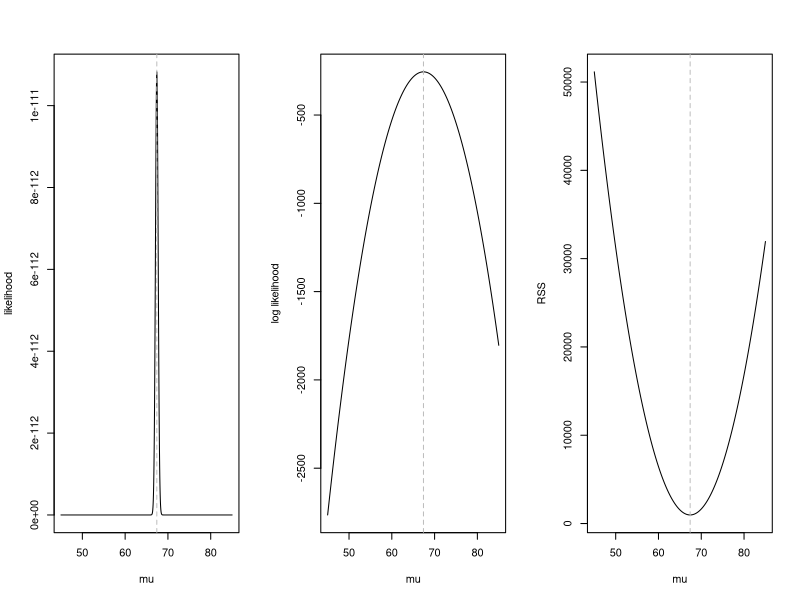
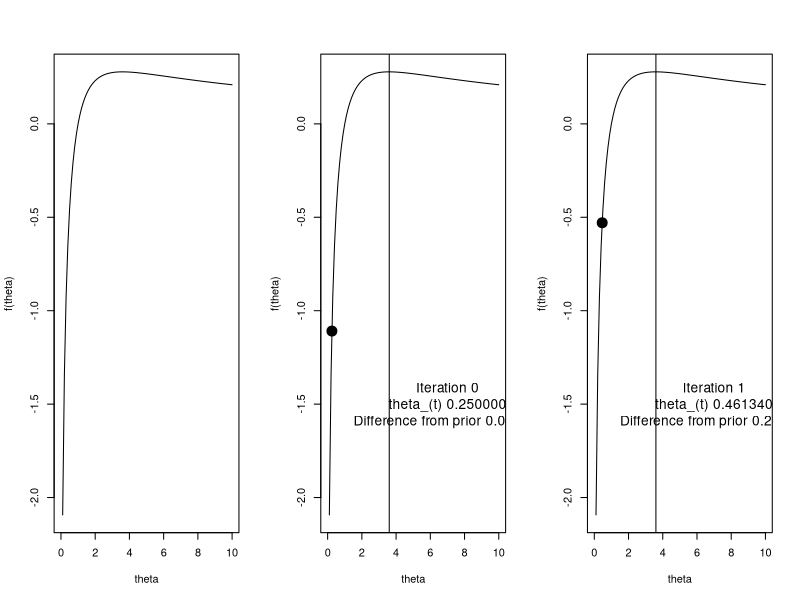
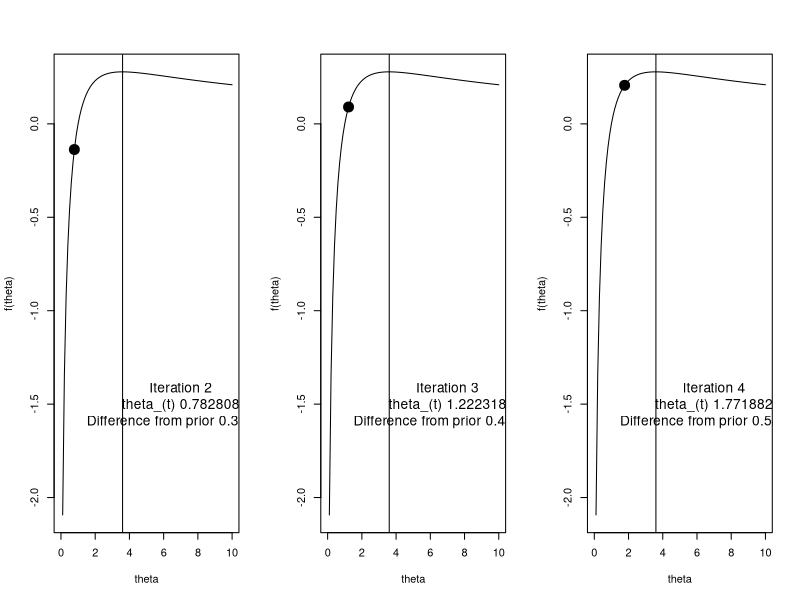
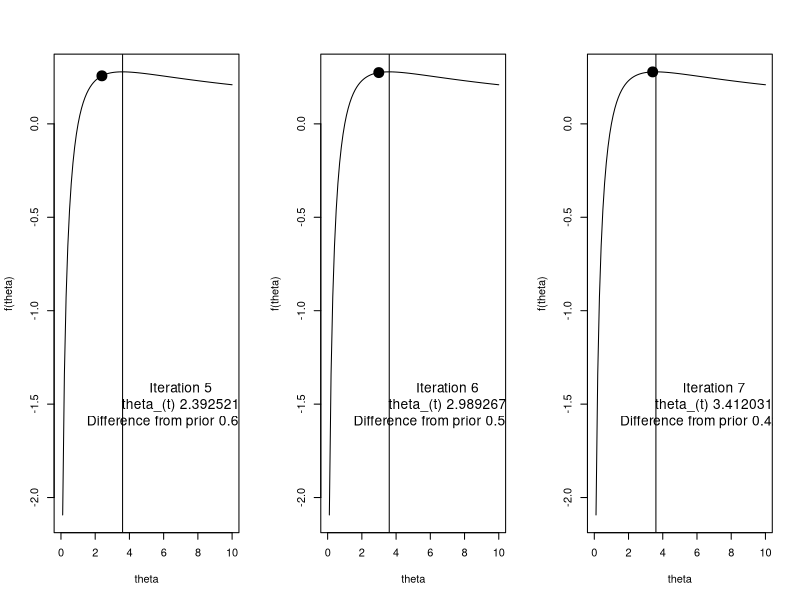
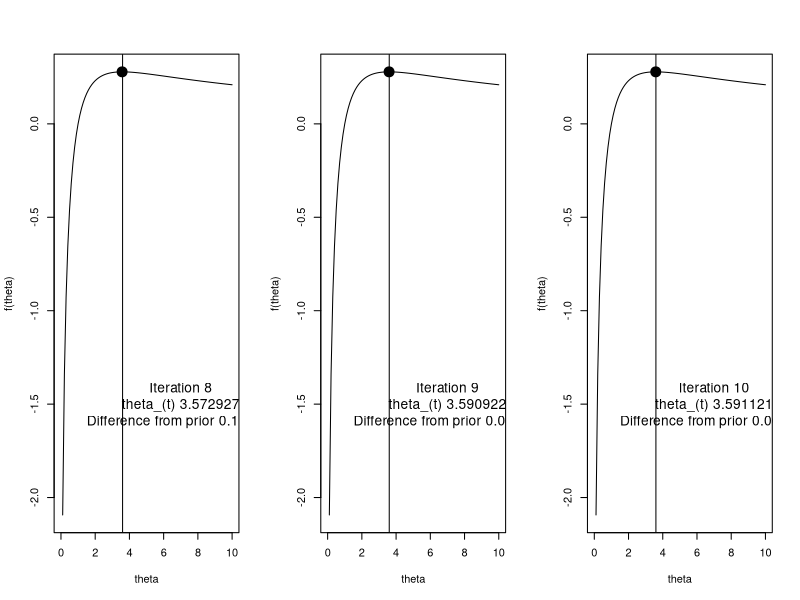
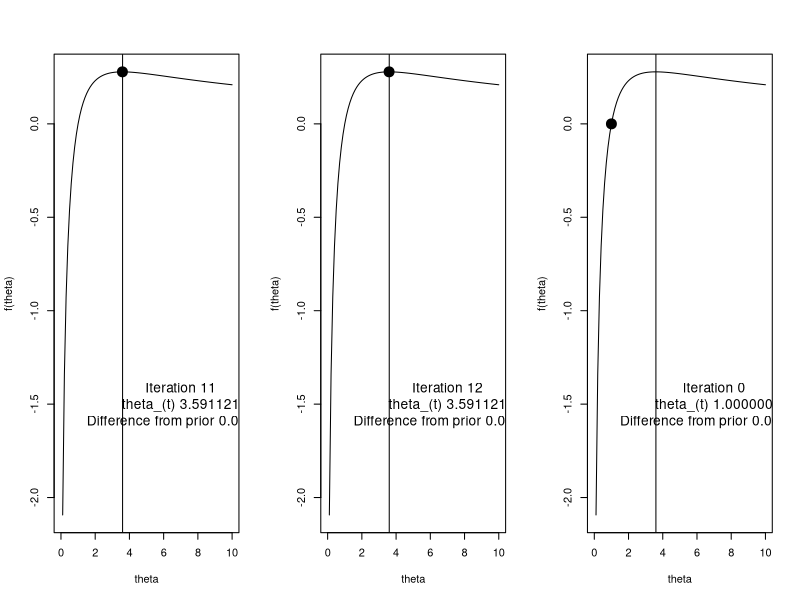
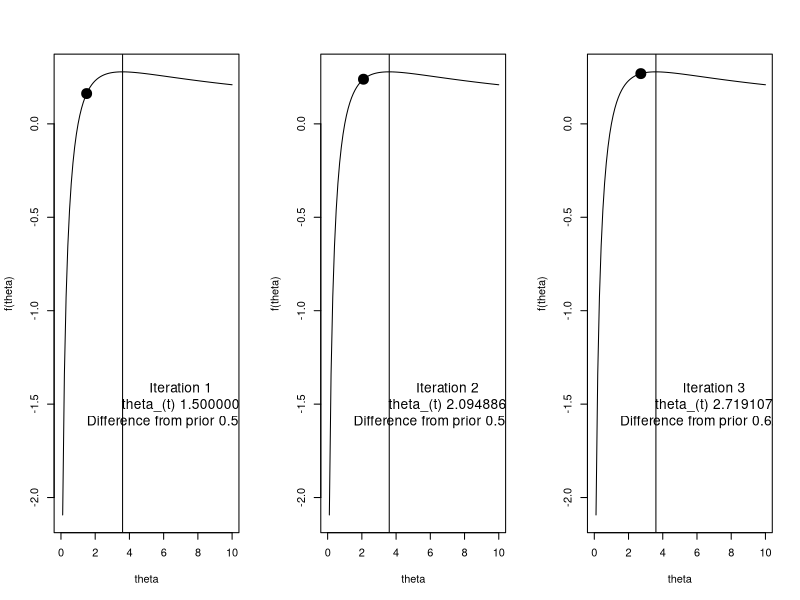
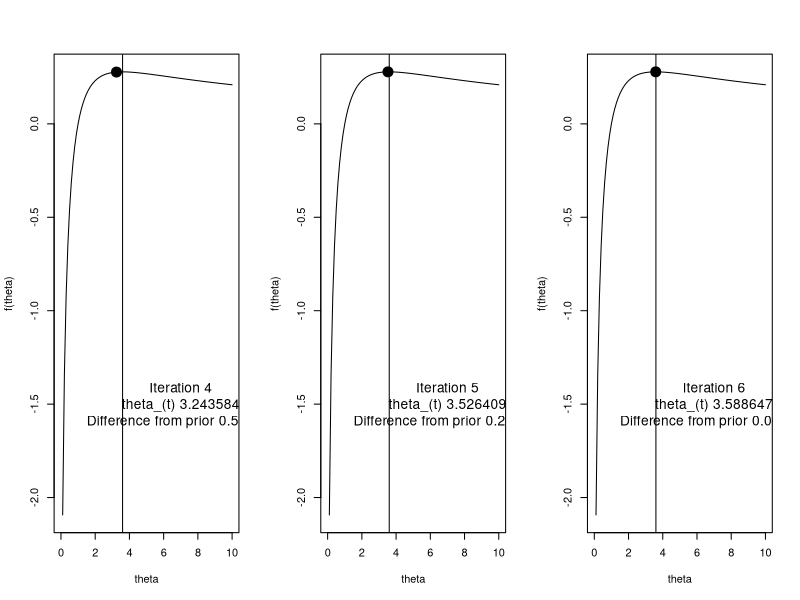

Generate these figures, in order, with R:
## ---- chunk 1
knitr::opts_chunk$set(echo = TRUE)
## ---- chunk 2
## set simulation parameters
mu = 67
sigma2 = 10
n = 100

## generate random normally distributed samples
y = rnorm(n, mu, sd = sqrt(sigma2))

## print MLE of mu, mu_hat
cat("mean of y\n")
(mean(y))

## print estimate of mu in linear model framework (intercept only model)
cat("beta_hat from intercept only linear model\n")
print(lm(y ~ 1)$coef)

## ---- chunk 3
## returns a vector of likelihood values over a given range of mu values
## helps for plotting later
lik = function(mu, sigma2, y) {
  # create empty vector
  likelihood.vector = rep(NA, length(mu))
  
  # for each mu, calculate the likelihood value
  for (i in 1:length(likelihood.vector)) {
    likelihood.vector[i] = prod(dnorm(y, mu[i], sqrt(sigma2)))
  }
  
  # return vector of likelihood values spanning range of mu
  return(likelihood.vector)
}

## define the log-likelihood function with respect to mu
loglik = function(mu, sigma2, y) {
  # create empty vector
  log.likelihood.vector = rep(NA, length(mu))
  
  # calculate log likelihood
  for (i in 1:length(log.likelihood.vector)) {
    log.likelihood.vector[i] = sum(dnorm(y, mu[i], sqrt(sigma2), log = T))
  }
  
  return(log.likelihood.vector)
}

## define the residual sum of squares function with respect to mu
RSS = function(mu, sigma2, y) {
  # create empty vector
  RSS.vector = rep(NA, length(mu))
  
  # calculate log likelihood
  for (i in 1:length(RSS.vector)) {
    RSS.vector[i] = sum((y - mu[i]) ^ 2)
  }
  
  return(RSS.vector)
}


## ---- chunk 4
## range of mu to plot over
range = seq(45, 85,, 1000)

## arrange the two plots in 1 row, three columns
par(mfrow = c(1, 3))

## likelihood plot
plot(
  range,
  lik(mu = range, sigma2 = sigma2, y = y),
  type = "l",
  ylab = "likelihood",
  xlab = "mu"
)

# add vertical line at the mean of y
abline(v = mean(y), lty = 2, col = "grey")

## log likelihood plot
plot(
  range,
  loglik(mu = range, sigma2 = sigma2, y = y),
  type = "l",
  ylab = "log likelihood",
  xlab = "mu"
)

# vertical line at the mean of y
abline(v = mean(y), lty = 2, col = "grey")

## RSS plot
plot(
  range,
  RSS(mu = range, sigma2 = sigma2, y = y),
  type = "l",
  ylab = "RSS",
  xlab = "mu"
)

# vertical line at the mean of y
abline(v = mean(y), lty = 2, col = "grey") 
## ---- chunk 5
# define function
f1 = function(theta) {
  log(theta) / (1 + theta)
}

# make a plot with this function, where the x-axis ranges from 0 to 10
plot(
  f1,
  from = 0,
  to = 10,
  ylab = "f(theta)",
  xlab = "theta"
)
## ---- chunk 6
  th = 0.25
    i = h = 0
  plot(f1, from = 0, to = 10, ylab = "f(theta)", xlab = "theta")
  points(th, f1(th), pch = 19, cex = 2)
  abline(v = 3.6)
  text(x = 7, y = -1.5,labels = sprintf("Iteration %d\n theta_(t) %f \n Difference from prior %f", i, th, h), cex = 1.25)
  for(i in 1:12){
    h = ((th + 1)*(1+1/th - log(th)))/(3+4/th+1/th^2-2*log(th))
     th = th + h
     plot(f1, from = 0, to = 10, ylab = "f(theta)", xlab = "theta")
     points(th, f1(th), pch = 19, cex = 2)
     abline(v = 3.6)
     text(x = 7, y = -1.5,labels = sprintf("Iteration %d\n theta_(t) %f \n Difference from prior %f", i, th, h), cex = 1.25)
  }

## ---- chunk 7
  th = 1
    i = h = 0
  plot(f1, from = 0, to = 10, ylab = "f(theta)", xlab = "theta")
  points(th, f1(th), pch = 19, cex = 2)
  abline(v = 3.6)
  text(x = 7, y = -1.5,labels = sprintf("Iteration %d\n theta_(t) %f \n Difference from prior %f", i, th, h), cex = 1.25)
  for(i in 1:12){
    h = ((th + 1)*(1+1/th - log(th)))/(3+4/th+1/th^2-2*log(th))
     th = th + h
     plot(f1, from = 0, to = 10, ylab = "f(theta)", xlab = "theta")
     points(th, f1(th), pch = 19, cex = 2)
     abline(v = 3.6)
     text(x = 7, y = -1.5,labels = sprintf("Iteration %d\n theta_(t) %f \n Difference from prior %f", i, th, h), cex = 1.25)
  }
## ---- chunk 8
  th = 4
  i = h = 0
  plot(f1, from = 0, to = 10, ylab = "f(theta)", xlab = "theta")
  points(th, f1(th), pch = 19, cex = 2)
  abline(v = 3.6)
  text(x = 7, y = -1.5,labels = sprintf("Iteration %d\n theta_(t) %f \n Difference from prior %f", i, th, h), cex = 1.25)
     
  for(i in 1:12){
    h = ((th + 1)*(1+1/th - log(th)))/(3+4/th+1/th^2-2*log(th))
     th = th + h
     plot(f1, from = 0, to = 10, ylab = "f(theta)", xlab = "theta")
     points(th, f1(th), pch = 19, cex = 2)
     abline(v = 3.6)
     text(x = 7, y = -1.5,labels = sprintf("Iteration %d\n theta_(t) %f \n Difference from prior %f", i, th, h), cex = 1.25)
  }
## ---- chunk 9
  th = 8
    i = h = 0
  plot(f1, from = 0, to = 10, ylab = "f(theta)", xlab = "theta")
  points(th, f1(th), pch = 19, cex = 2)
  abline(v = 3.6)
  text(x = 7, y = -1.5,labels = sprintf("Iteration %d\n theta_(t) %f \n Difference from prior %f", i, th, h), cex = 1.25)
  for(i in 1:12){
    h = ((th + 1)*(1+1/th - log(th)))/(3+4/th+1/th^2-2*log(th))
     th = th + h
     plot(f1, from = 0, to = 10, ylab = "f(theta)", xlab = "theta")
     points(th, f1(th), pch = 19, cex = 2)
     abline(v = 3.6)
     text(x = 7, y = -1.5,labels = sprintf("Iteration %d\n theta_(t) %f \n Difference from prior %f", i, th, h), cex = 1.25)
  }
## ---- chunk 10
# generate 100 poisson(10) samples
set.seed(10)
n = 100
lambda = 10
y = rpois(n, lambda)
mean(y)

## ---- chunk 11
# log likelihood function
logLik = function(lambda, y) {
  value = sum(dpois(y, lambda = lambda, log = T))
  return(value)
}

# lets write a function for the first derivative
d1 = function(lambda, y) {
  first = -length(y) + sum(y) / lambda
  return(first)
}

# now the second
d2 = function(lambda, y) {
  second = -sum(y) / lambda ^ 2
  return(second)
}
## ---- chunk 12
# now lets apply NR. First lets set the tolerance and choose a starting value
# the start
tol = 10^-4
lam = 0.1
maxit = 50
iter = 0 # iteration counter
eps = Inf # keeps track of current difference
start = Sys.time() # record start time

while (eps > tol & iter < maxit) {
  # save the previous value
  lam0 = lam
  
  # calculate h, the increment
  h = -d1(lambda = lam, y = y) / d2(lambda = lam, y = y)
  
  # update lambda
  lam = lam + h
  
  # update the log likelihood
  logL = logLik(lambda = lam, y = y)
  
  # calculate the diff in lambda, could also use the log likelihood if we wanted
  eps  = abs(lam - lam0)
  
  # update the iteration number
  iter = iter + 1
  if (iter == maxit)
    warning("Iteration limit reached without convergence")
  
  # print out info to keep track
  cat(sprintf("Iter: %d logL: %f lam: %f h: %f eps:%f\n", iter, logL, lam, h, eps))
}
end = Sys.time()
print(end - start)
## ---- chunk 13



tol = 10^-4
lam = 0.1
maxit = 50
iter = 0
eps = Inf

range = seq(0.001, 30, , 1000)
plot(
  range,
  sapply(range, logLik, y = y),
  ylab = "logLik(lambda)",
  xlab = "lambda",
  type = 'l'
)
points(lam0, logLik(lam0, y = y), pch = 19, cex = 2)
abline(v = mean(y))

while (eps > tol & iter < maxit) {
  # save the previous value
  lam0 = lam
  
  # calculate h, the increment
  h = -d1(lambda = lam, y = y) / d2(lambda = lam, y = y)
  
  # update lambda
  lam = lam + h
  
  # update the log likelihood
  logL = logLik(lambda = lam, y = y)
  
  # calculate the diff, could also use the log likelihood if we wanted
  eps  = abs(lam - lam0)
  
  # update the iteration number
  iter = iter + 1
  
  plot(
    range,
    sapply(range, logLik, y = y),
    ylab = "logLik(lambda)",
    xlab = "lambda",
    type = 'l'
  )
  points(lam, logLik(lam, y = y), pch = 19, cex = 2)
  abline(v = mean(y))
}
## ---- chunk 14
# now lets apply FS using same framework as before
# the start
tol = 10 ^ -4
lam = 0.1
maxit = 50
iter = 0
eps = Inf

start = Sys.time()
while (eps > tol & iter < maxit) {
  # save the previous value
  lam0 = lam
  
  # calculate h, the increment
  h = -d1(lambda = lam, y = y) / (-n / lam)
  
  # update lambda
  lam = lam + h
  
  # lambda cant be less than or equal to 0, so put a check for this
  if (lam <= 0)
    stop("lambda leq 0")
  
  # update the log likelihood
  logL = logLik(lambda = lam, y = y)
  
  # calculate the diff, could also use the log likelihood if we wanted
  eps  = abs(lam - lam0)
  
  # update the iteration number
  iter = iter + 1
  if (iter == maxit)
    warning("Iteration limit reached without convergence")
  
  # print out info to keep track
  cat(sprintf("Iter: %d logL: %f lam: %f h: %f eps:%f\n", iter, logL, lam, h, eps))
}
end = Sys.time()
print(end - start)
## ---- chunk 15
# 100 samples
n = 100

# create X from two normally distributed predictors, assume intercept
x1 = rnorm(100)
x2 = rnorm(100)
X = model.matrix( ~ 1 + x1 + x2)

# pick beta
beta = c(1, 1, 1)

# simulate samples
lambda = exp(X %*% beta)
y = rpois(n, lambda)
## ---- chunk 16
data.matrix = cbind(log(y+1), x1, x2)
pairs(data.matrix)
## ---- chunk 17
# loglikelihood function
logLik.reg = function(beta, y, X) {
  lambda_hat = exp(X %*% beta)
  value = sum(dpois(y, lambda = lambda_hat, log = T))
  return(value)
}

# lets write a function for the first derivative
d1.reg = function(beta, y, X) {
  lambda_hat = exp(X %*% beta)
  r = y - lambda_hat
  first = matrix(0, ncol = 1, nrow = ncol(X))
  for (i in 1:length(y))
    first =  first + r[i] * X[i, ] # also can be done with colSums(sweep(X,MARGIN=2,r,`*`))
  return(first)
}

# now the second
d2.reg = function(beta, y, X) {
  lambda_hat = exp(X %*% beta)
  second = 0
  for (i in 1:length(y))
    second =  second+-lambda_hat[i] * X[i, ] %*% t(X[i, ])
  return(second)
}
## ---- chunk 18
# the start
tol = 10 ^ -4
beta = c(log(mean(y)), 0, 0) # multivariate now
maxit = 50
iter = 0
eps = Inf

start = Sys.time()
while (eps > tol & iter < maxit) {
  # save the previous value
  beta0 = beta
  
  # calculate h, the increment
  h = -solve(d2.reg(beta = beta, y = y, X = X)) %*% d1.reg(beta = beta, y = y, X = X)
  
  # update lambda
  beta = beta + h
  
  # update the log likelihood
  logL = logLik(lambda = exp(X %*% beta), y = y)
  
  # calculate the euclidean distance, could also use the log likelihood if we wanted
  eps  = sqrt(sum((beta - beta0) ^ 2))
  
  # update the iteration number
  iter = iter + 1
  if (iter == maxit)
    warning("Iteration limit reached without convergence")
  
  # print out info to keep track
  cat(
    sprintf(
      "Iter: %d logL: %.2f beta0: %.3f beta1: %.3f beta2: %.3f eps:%f\n",
      iter,
      logL,
      beta[1],
      beta[2],
      beta[3],
      eps
    )
  )
}
end = Sys.time()
print(end - start)
## ---- chunk 19
print(beta)
print(glm(y ~ X -1, family = poisson()))
## ---- chunk 20
# the start
tol = 10 ^ -4
beta = c(log(mean(y)), 0, 0) # multivariate now
maxit = 50
iter = 0
eps = Inf

start = Sys.time()
while (eps > tol & iter < maxit) {
  # save the previous value
  beta0 = beta
  
  # set up  values
    # eta
    eta_t = X %*% beta0
    
    # e
    e = exp(-eta_t) * (y - exp(eta_t))
    
    # weight vector used in next step
    w = exp(eta_t)
    
    # diagonal weight matrix
    W = diag(as.vector(w))
    
    # z
    z = eta_t + e
    
  # solve for beta(t+1)
  beta = solve(t(X) %*% W %*% X) %*% t(X) %*% W %*% z
  
  # update the log likelihood
  eta_t1 = X %*% beta
  logL = logLik(lambda = exp(eta_t1), y = y)
  
  # calculate the euclidean distance, could also use the log likelihood if we wanted
  eps  = sqrt(sum((beta - beta0) ^ 2))
  
  # update the iteration number
  iter = iter + 1
  if (iter == maxit)
    warning("Iteration limit reached without convergence")
  
  # print out info to keep track
  cat(
    sprintf(
      "Iter: %d logL: %.2f beta0: %.3f beta1: %.3f beta2: %.3f eps:%f\n",
      iter,
      logL,
      beta[1],
      beta[2],
      beta[3],
      eps
    )
  )
}
end = Sys.time()
print(beta)
print(end - start)

## ---- chunk 21
# load the optimx library
library(optimx)
start = Sys.time()
fit = optimx(
  par = c(log(mean(y)),0,0), # initial values for the parameters. 
  fn = function(x, X, y){logLik.reg(beta = x,X = X, y= y)}, # log likelihood
  gr = function(x, X, y){d1.reg(beta = x,X = X, y= y)}, # gradient/1st derivative
  method = "BFGS",
  y = y,
  X = X,
  #itmax = maxit, # max number of iterations
  control = list(
              trace = 0, # higher number print more detailed output
              maximize = T, # default is to minimize
              abstol= tol
              # parscale = vector of scaling values to correct for scale differencs in parameters.  Should be the same length as the num of parameters
              )
)
end = Sys.time()
print(end - start)
print(fit)  
## ---- chunk 22
# the start
tol = 10^-6
beta = c(log(mean(y)),0,0) # multivariate now
maxit = 10000
iter = 0
alpha = 0.0001
eps = Inf

# given this, the result below will be the same as NR
start = Sys.time()
while(eps > tol & iter < maxit){
  # save the previous value
  beta0 = beta
  
  # calculate h, the increment
  h =  alpha*d1.reg(beta = beta, y = y, X = X)
  
  # update lambda
  beta = beta + h
  
  # update the log likelihood 
  logL = logLik(lambda = exp(X%*%beta), y= y)
  
  # calculate the euclidean distance, could also use the log likelihood if we wanted
  eps  = sqrt(sum((beta - beta0)^2))
  
  # update the iteration number
  iter = iter + 1
  if(iter == maxit) warning("Iteration limit reached without convergence")
  
  # print out info to keep track
  if(floor(iter/20) == ceiling(iter/20)) cat(sprintf("Iter: %d logL: %.2f beta0: %.3f beta1: %.3f beta2: %.3f eps:%f\n",iter, logL,beta[1],beta[2],beta[3],eps))
}
end = Sys.time()
print(end - start)
## ---- chunk 23
# the start
tol = 10^-9 # lowered threshold to ensure convergence
beta = c(log(mean(y)),0,0) # multivariate now
maxit = 100000 # increased iteration limit
iter = 0
alpha = 0.00001
subsample.size = 10
eps = 100000
epscount = 0
logL = rep(NA, maxit)

# given this, the result below will be the same as NR
start = Sys.time()
while(eps > tol & iter < maxit & epscount < 4){
  # save the previous value
  beta0 = beta
  
  # take subsample
  index = sample(1:n,size = subsample.size,replace = T)
  
  # calculate h, the increment
  h =  alpha*d1.reg(beta = beta, y = y[index], X = X[index,])
  
  # update lambda
  beta = beta + h
  
  # update the log likelihood 
  logL[iter] = logLik(lambda = exp(X%*%beta), y= y)
  
  # use relative change in logL from 1000 iterations prior
  # this is because randomness between single iterations large, smooths out
  if(iter > 1000) eps  = abs(logL[iter] -logL[iter-1000])/abs(logL[iter-1000])
  
  # we use this count to protect against randomly hitting the convergene limit early
  if(eps < tol) epscount = epscount+1
  
  # update the iteration number
  iter = iter + 1
  if(iter == maxit) warning("Iteration limit reached without convergence")
  
  # print out info to keep track
  if(floor(iter/1000) == ceiling(iter/1000)) cat(sprintf("Iter: %d logL: %.2f beta0: %.3f beta1: %.3f beta2: %.3f eps:%f\n",iter, logL[iter-1],beta[1],beta[2],beta[3],eps))
}
end = Sys.time()
print(end - start)
## ---- chunk 24
# load the optimx library
library(optimx)
start = Sys.time()
fit = optimx(
  par = c(log(mean(y)),0,0), # initial values for the parameters. 
  fn = function(x, X, y){logLik.reg(beta = x,X = X, y= y)}, # log likelihood
  method = "Nelder-Mead",
  y = y,
  X = X,
  #itmax = maxit, # max number of iterations
  control = list(
              trace = 0, # higher number print more detailed output
              maximize = T, # default is to minimize
              abstol= tol
              # parscale = vector of scaling values to correct for scale differencs in parameters.  Should be the same length as the num of parmaters
              )
)
end = Sys.time()
print(end - start)
print(fit)  
